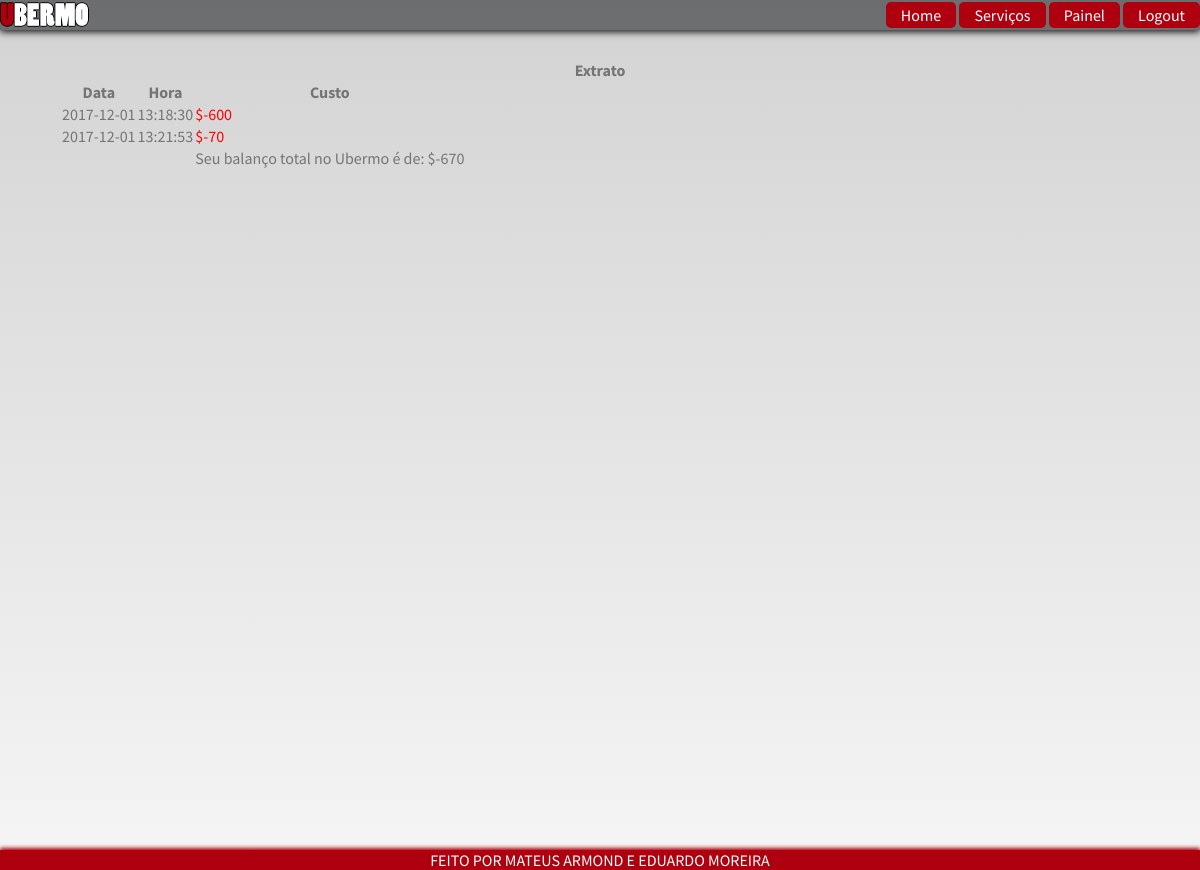
The app's page /extrato.php (signed in) with its own data.
### class_user.php (the view, shortened to what this page needs)
<?php
    class User{
        private $email, $tipo, $link;
        public function __construct($e, $t, $l){
            $this->email = $e;
            $this->tipo = $t;
            $this->link = $l;
        }
        public function getBalanco(){
            if($this->tipo == 'prestador')
                $query = "SELECT * FROM `servico ofertado`,`servico contratado`
                WHERE Prestador_email = '".$this->email."' and estado = 'finalizado' and
                `servico ofertado`.id = `Servico Ofertado_id` ORDER BY data, hora";
            else
                $query = "SELECT * FROM `servico contratado` WHERE Cliente_email =
                '".$this->email."' and estado = 'finalizado' ORDER BY data, hora";
            $sum = 0;
            $result = mysqli_query($this->link, $query);
            echo '<table id="customers">';
            echo '<tr>
              <th>Data</th>
              <th>Hora</th>
              <th>Custo</th>
            </tr>';
            for($i = $result->num_rows; $i > 0; $i--){
                $obj = $result->fetch_object();
                if($this->tipo == 'prestador'){
                    $sum += $obj->valor*$obj->tempo;
                    echo "<tr>" . "<td>" . $obj->data . "</td> " . "<td>" . $obj->hora .
                    "</td>" . "<td>" . "<p style='all:none; color:green; display:inline;'> $" .
                    $obj->valor*$obj->tempo . "</p></td></tr>";
                }
                else{
                    $sum -= $obj->valor*$obj->tempo;
                    echo "<tr>" . "<td>" . $obj->data . "</td> " . "<td>" . $obj->hora .
                    "</td>" . "<td>" . "<p style='all:none; color:red; display:inline;'> $-" .
                    $obj->valor*$obj->tempo . "</p></td></tr>";
                }
            }
            echo "<tr> <td></td> <td></td> <td> Seu balanço total no Ubermo é de: $" . $sum . " </td></tr>";
            echo '</table>';
        }
    }
?>

### css/styles.css (style rules this page uses)
body { background: linear-gradient(#D3D3D3,#F5F5F5); }
* { padding: 0px; margin: 0px; font-family: 'Source Sans Pro', sans-serif; color: rgb(117, 117, 117); }

### records on screen
servico contratado: data "2017-12-01", hora "13:18:30", $obj->valor*$obj->tempo "600"
servico contratado: data "2017-12-01", hora "13:21:53", $obj->valor*$obj->tempo "70"

### other values on screen
$sum "-670"
